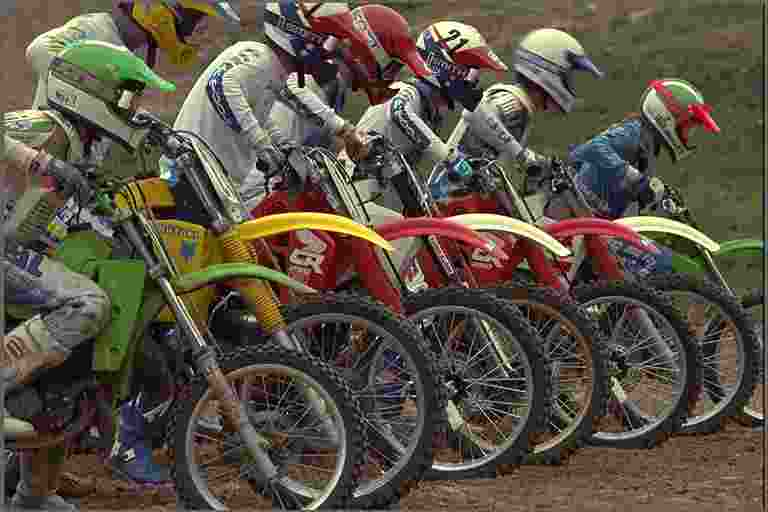
#> input picture TUD_Interactions/images/Bikes_jpeg_(10).bmp, 768 x 512 px
$ python -i baselines.py   (imports and definitions only)
#> lines starting #> are read from the running program, lines starting #| are printed output that depends on the picture
"""
Baseline comparison methods for TAS evaluation

Three baselines to demonstrate TAS superiority:
1. Saliency-weighted SSIM: SSIM weighted by saliency importance
2. BRISQUE-based weighting: General image quality based weighting
3. Simple linear regression: Lightweight baseline
"""
import numpy as np
from typing import Tuple
import cv2
import logging

logger = logging.getLogger(__name__)


class BaselineComparison:
    """Implement comparison baselines"""

    # [58 lines left out: function saliency_weighted_ssim, not called in this run]

    @staticmethod
    def brisque_weighting(img_distorted: np.ndarray) -> np.ndarray:
        """
        Baseline 2: BRISQUE-based Weighting

        Simple approximation: distortion patterns similar to BRISQUE
        High distortion regions → low saliency (attention avoidance)

        This is a simplified version using gradient statistics
        """
        # Extract luminance
        if len(img_distorted.shape) == 3:
            lum = cv2.cvtColor(img_distorted.astype(np.uint8), cv2.COLOR_RGB2GRAY).astype(np.float32)
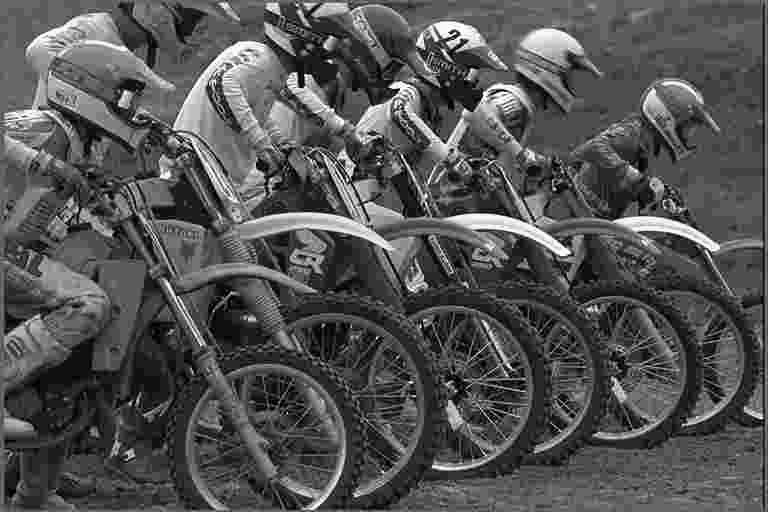
#> lum: shape (512, 768) float32; min 0, max 255, mean 82.8
        else:
            lum = img_distorted.astype(np.float32)

        # Compute local variance (BRISQUE uses MSCN coefficients, we simplify)
        kernel = cv2.getGaussianKernel(7, 1.0)
        kernel_2d = kernel @ kernel.T

        mean = cv2.filter2D(lum, -1, kernel_2d)
        mean_sq = cv2.filter2D(lum ** 2, -1, kernel_2d)
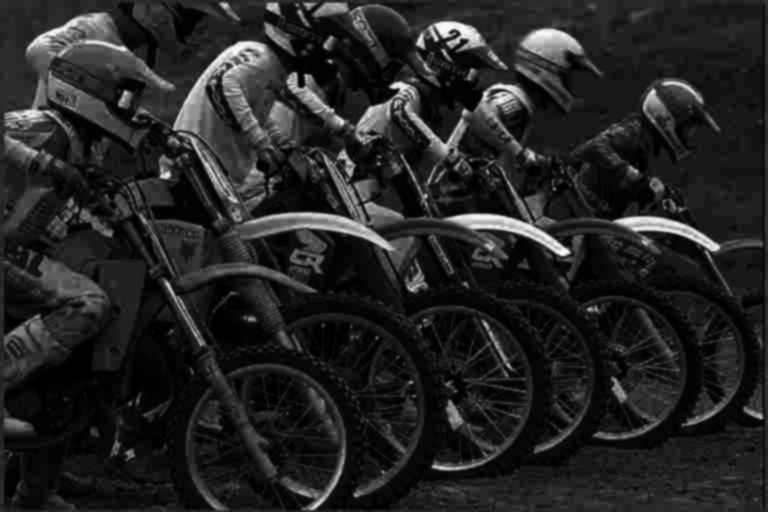
#> mean_sq: shape (512, 768) float32; min 13.36, max 62983.6, mean 9105.3; drawn with min black and max white
        variance = mean_sq - mean ** 2
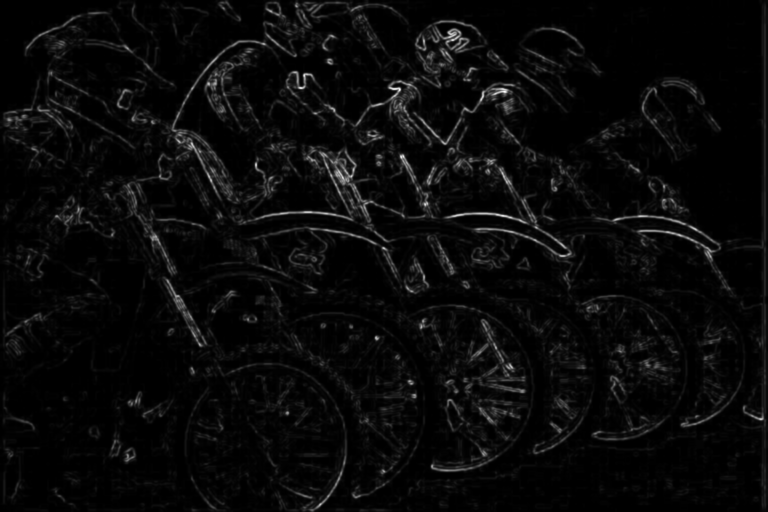
#> variance: shape (512, 768) float32; min -0.0137, max 9680.4, mean 380.7; drawn with min black and max white
        variance = np.maximum(variance, 0)  # Ensure non-negative
        std = np.sqrt(variance)
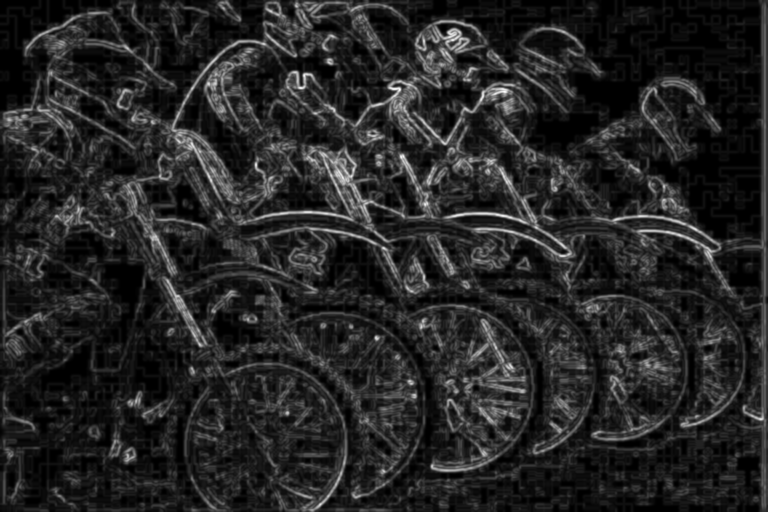
#> std: shape (512, 768) float32; min 0, max 98.39, mean 14.7; drawn with min black and max white

        # Distortion metric: normalized standard deviation
        distortion = std / (np.mean(std) + 1e-12)

        # Convert distortion to quality metric (inverse relationship)
        # High distortion → low quality → avoid (lower saliency)
        quality = 1.0 / (1.0 + distortion)
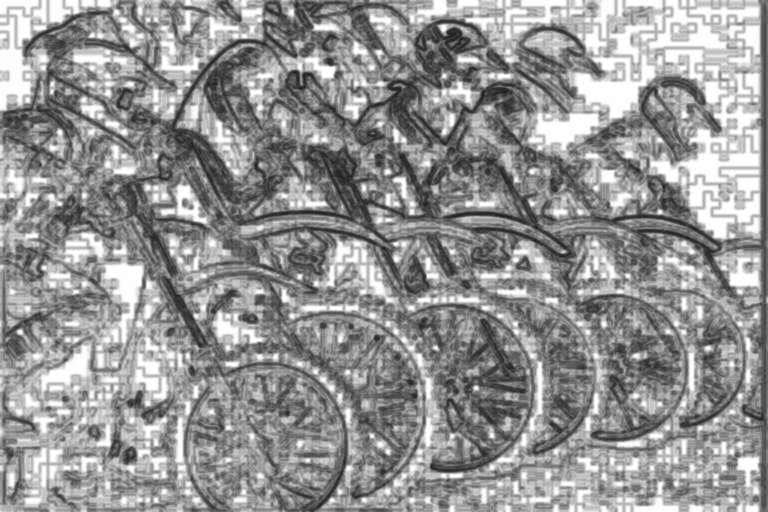
#> quality: shape (512, 768) float32; min 0.13, max 1, mean 0.581

        # Normalize as probability distribution
        prediction = quality / (np.sum(quality) + 1e-12)
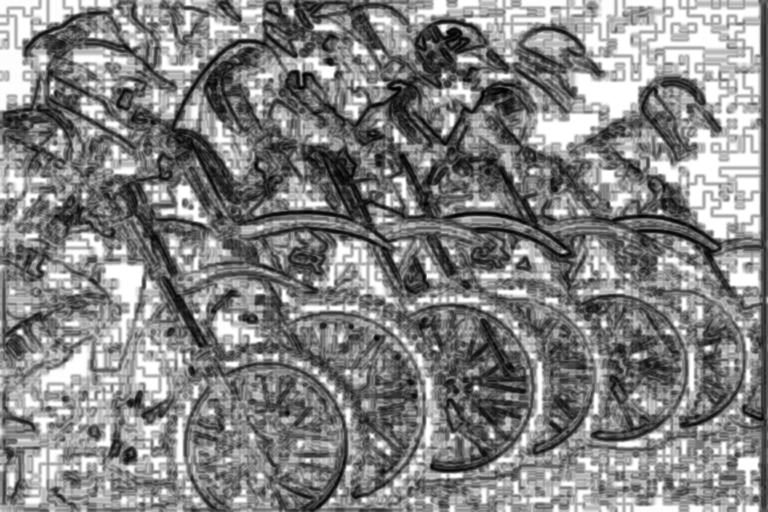
#> prediction: shape (512, 768) float32; min 5.69e-07, max 4.38e-06, mean 2.54e-06; drawn with min black and max white

        return np.clip(prediction, 0, 1)

    # [32 lines left out: function linear_regression_baseline, not called in this run]


class BaselineEvaluator:
    """Evaluate baseline methods"""

    # [75 lines left out: functions evaluate_all_baselines, summary_statistics, not called in this run]

>>> import cv2
>>> picture = cv2.cvtColor(cv2.imread('../../TUD_Interactions/images/Bikes_jpeg_(10).bmp'), cv2.COLOR_BGR2RGB)
>>> result = BaselineComparison().brisque_weighting(picture)
